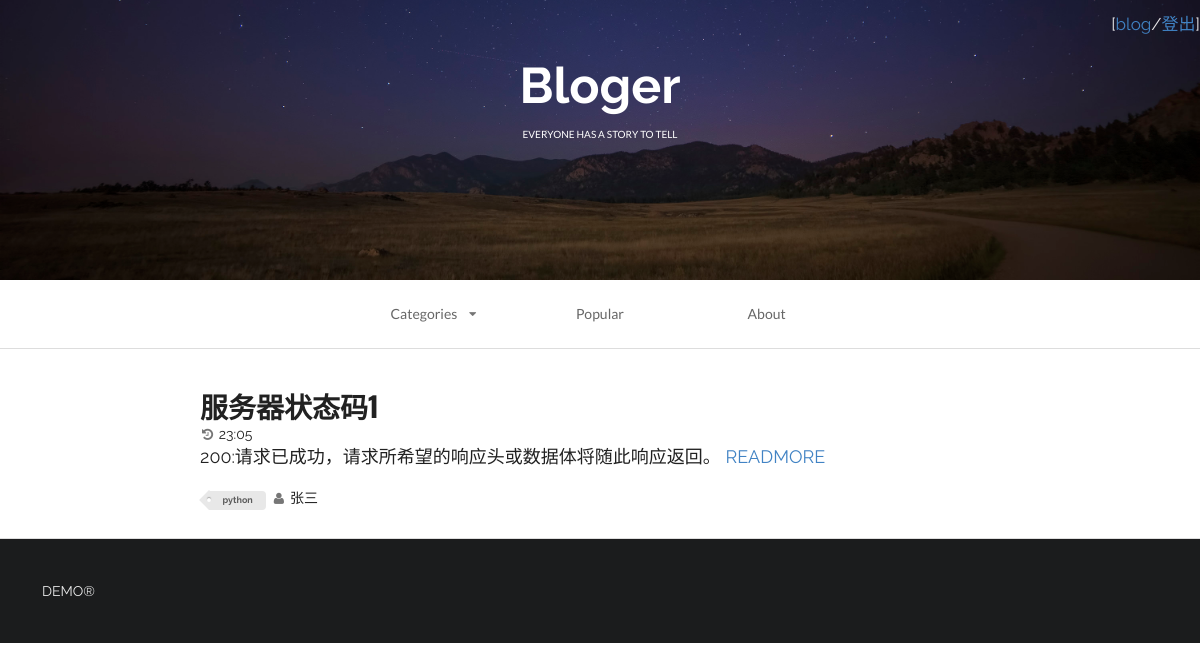
Page /web/xiangxi/?nid=1 (signed in) on the committed database.
### web/models.py (models this page shows, shortened)
class Article(models.Model):
    title = models.CharField(max_length=255)
    content = models.TextField()
    create_time = models.TimeField(auto_now_add=True,null=True)
    author = models.ForeignKey("UserInfo",to_field="id")
    category = models.ForeignKey("Category",to_field="id")
    article_type = models.ForeignKey("ArticleType",to_field="id")

class Category(models.Model):
    caption = models.CharField(max_length=16)
    def __str__(self):
        return self.caption

class UserInfo(models.Model):
    username = models.CharField(max_length=32,verbose_name='用户名',unique=True)
    password = models.CharField(max_length=64,verbose_name='密码')
    email = models.EmailField(verbose_name='邮箱')
    def __str__(self):
        return self.username

### web/views.py (the view, shortened to what this page needs)
def Xiangxi(reuqest):
    if reuqest.method == "GET":
        if reuqest.session.get('is_login',None): # 验证是否登陆，如果登陆无需再次登陆
            categorylist=Category.objects.all()
            id = reuqest.GET.get("nid")
            print(id)
            article_list = Article.objects.filter(category_id=id)
            return render(reuqest,"xiangxi.html",{"user":reuqest.session['user'],
                                                  "categorylist":categorylist,
                                                "article_list":article_list})

### templates/xiangxi.html (shortened to what this page needs)
<!DOCTYPE html>
<html>
    <head>
        <link rel="stylesheet" href="/static/css/semantic.css"  media="screen" title="no title" charset="utf-8">
    </head>
    <body>
        <div class="ui inverted vertical  segment masthead">
            <span class="span_userinfo">
                {% if user is None %}
                    [<a href="/web/login/" >登录</a>/<a href="/web/signup/">注册</a>]
                {% else %}
                    [<a href="/web/home/">{{ user }}</a>/<a href="/web/logout/">登出</a>]
                {% endif %}
            </span>
            <h1 class="ui center aligned header blogslogon" style="font-size:50px;font-family: 'Raleway', sans-serif!important;">
                Bloger
                <p class="ui sub header">
                    everyone has a story to tell
                </p>
            </h1>
        </div>
        <div class="ui container nav">
            <div class="ui borderless text three item menu ">
                <div class="ui simple dropdown  item">
                    Categories
                    <i class="dropdown icon"></i>
                </div>
                <a class="item">
                    Popular
                </a>
                <a class="item">
                    About
                </a>
            </div>
        </div>
        <div class="ui divider"></div>
        <div class="ui  vertical segment">
            {% for row in article_list %}
                 <div class="ui container vertical segment">
                    <a href="#">
                        <h1 class="ui header">
                            {{ row.title }}
                        </h1>
                    </a>
                    <i class="icon grey small history"></i>{{ row.create_time }}
                    <p>
                        {{ row.content|truncatewords:100 }}
                        <a href="#">
                            <a class="angle tiny double grey right icon">READMORE</a>
                        </a>
                    </p>
                    <div class="ui mini  tag label">
                        {{ row.category }}
                    </div>
                     <i class="icon grey small user"></i>{{ row.author}}
                </div>
            {% endfor %}
        </div>
        <div class="ui inverted  vertical very padded  segment">
            DEMO®
        </div>
    </body>
</html>

### templates/xiangxi.html (style rules this page uses)
h1 { font-family:'Oswald', sans-serif!important; font-size:40px; }
body { font-family: 'Raleway', sans-serif; }
p { font-family: 'Raleway', sans-serif; font-size:18px; }
.ui.vertical.segment.masthead { height: 280px; background: url("/static/images/star_banner.jpg"); background-size: cover; background-position: 100% 80%; }
.ui.container.segment { width: 800px; }
.ui.center.aligned.header.blogslogon { margin-top: 40px; }
.ui.center.aligned.header.blogslogon p { margin-top: 10px; color: white; font-size: 10px; }
.ui.container.nav { width: 500px; }
.span_userinfo { float:right; font-size:17px; font-family:'Raleway',sans-serif!important; }

### rows in the picture
Article: title "服务器状态码1", create_time "23:05", content "200:请求已成功，请求所希望的响应头或数据体将随此响应返回。", category "python", author "张三"

### other values in the picture
{{ user }} "blog"
